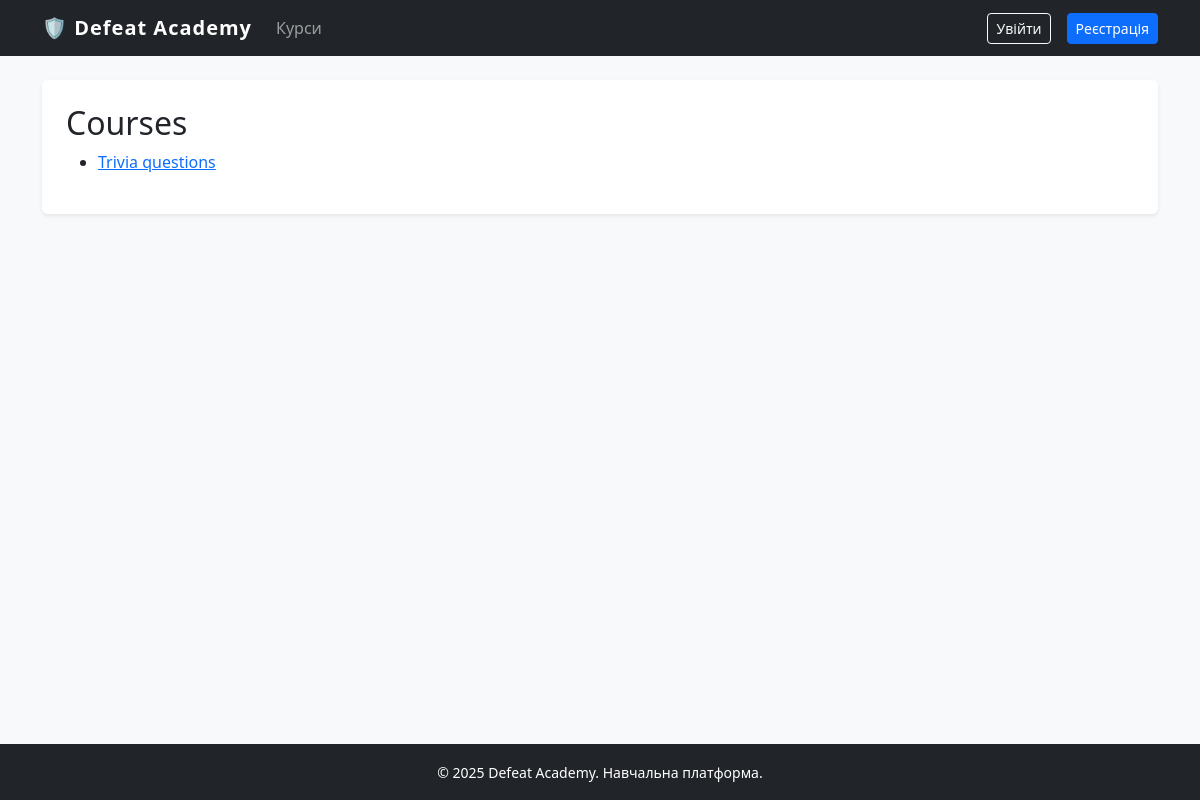
The app's page /courses/, older data.
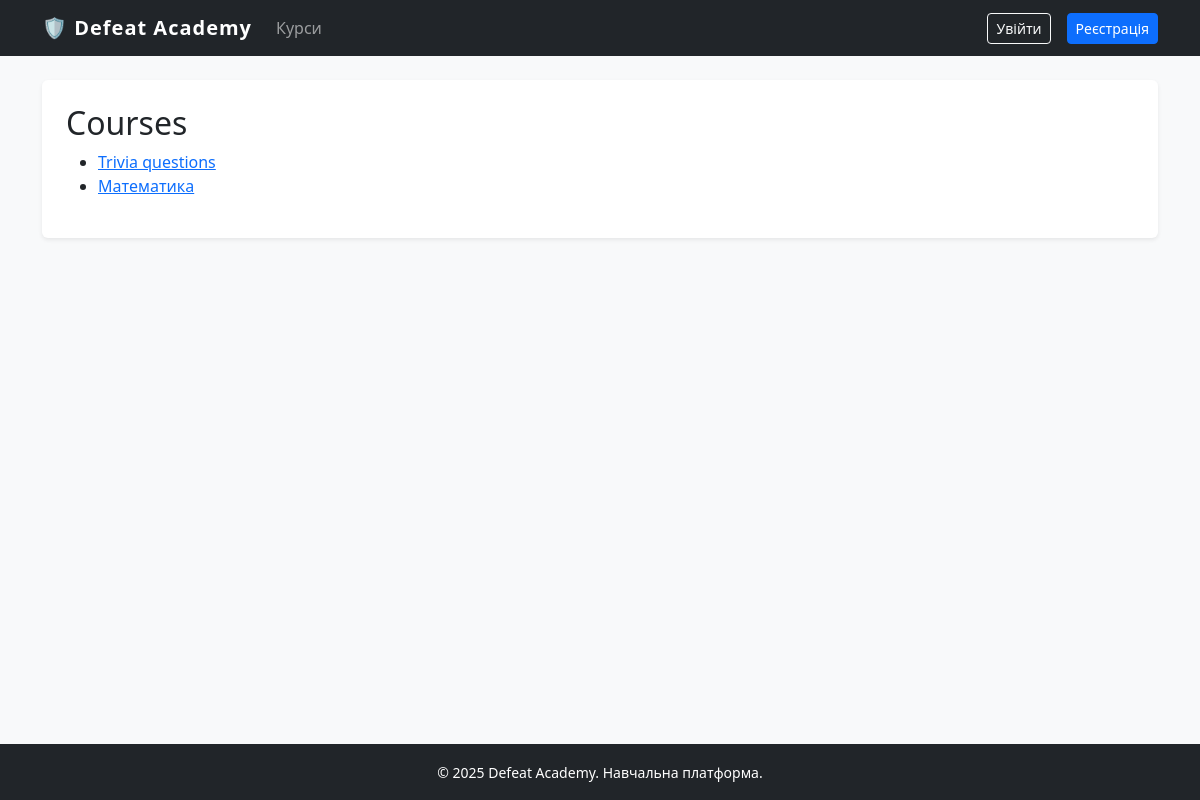
The same page, newer data.
### academy/models.py (models this page shows)
class Course(models.Model):
    author = models.ForeignKey(User, on_delete=models.CASCADE, null=True, blank=True)
    name = models.CharField(max_length=200)
    description = models.CharField(max_length=1000)
    def __str__(self):
        return self.name

### academy/views.py (the view)
# urls.py: path('courses/', views.courses, name='courses'),
def courses(request):
    courses = Course.objects.all()
    context = {'courses': courses}
    return render(request, 'academy/courses.html', context)

### academy/templates/academy/courses.html
{% extends "academy/base.html" %}
{% block content %}
<h2>Courses</h2>
<ul>
    {% for course in courses %}
        <li>
            <a href="{% url 'academy:course' course.id %}">{{ course }}</a>
        </li>
    {% empty %}
        <li>Ще немає курсів</li>
    {% endfor %}
</ul>
{% endblock content %}

Row changes from the older to the newer data that the page shows:
added Course: name "Математика"
